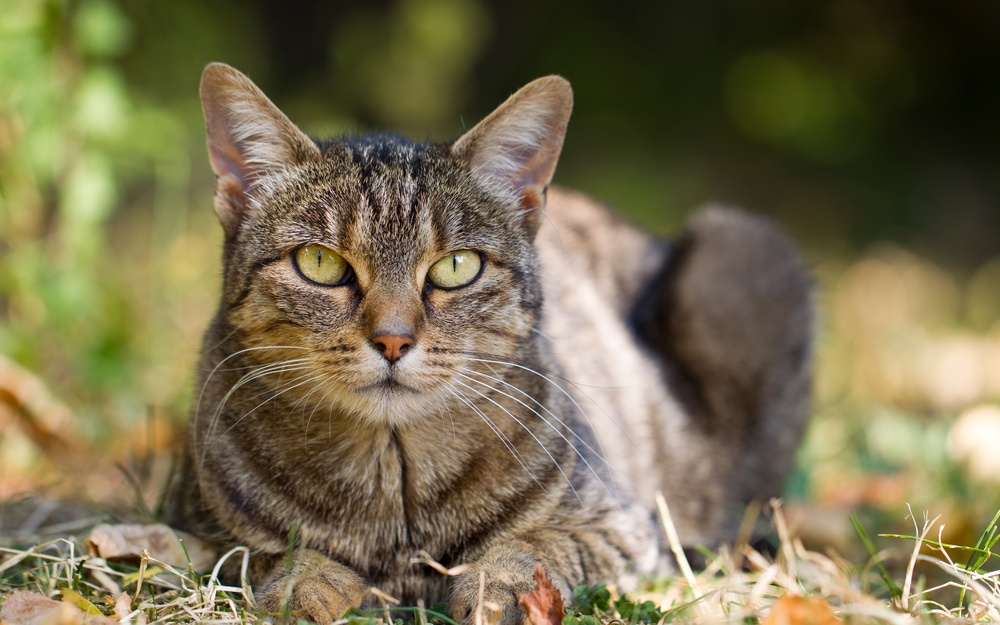
#> input picture lab8/data/cat.jpg, 1000 x 625 px, shrunk from 2560 x 1600 before the run
$ python 4.py
#> lines starting #> are read from the running program, lines starting #| are printed output that depends on the picture
from PIL import Image
import numpy as np

def bw_convert(path):
#> called with path = './data/cat.jpg'
    image = Image.open(path)
#> image is the input picture: PIL image 1000x625 RGB; mean R, G, B 118.7, 109.5, 78.2

    A = np.asarray(image, dtype=np.uint8)
    k = np.array([0.2989, 0.587, 0.114])

    w, h, _ = A.shape
#> w = 625; h = 1000
    A.reshape(w * h, 3)

    out = np.matmul(A, k)
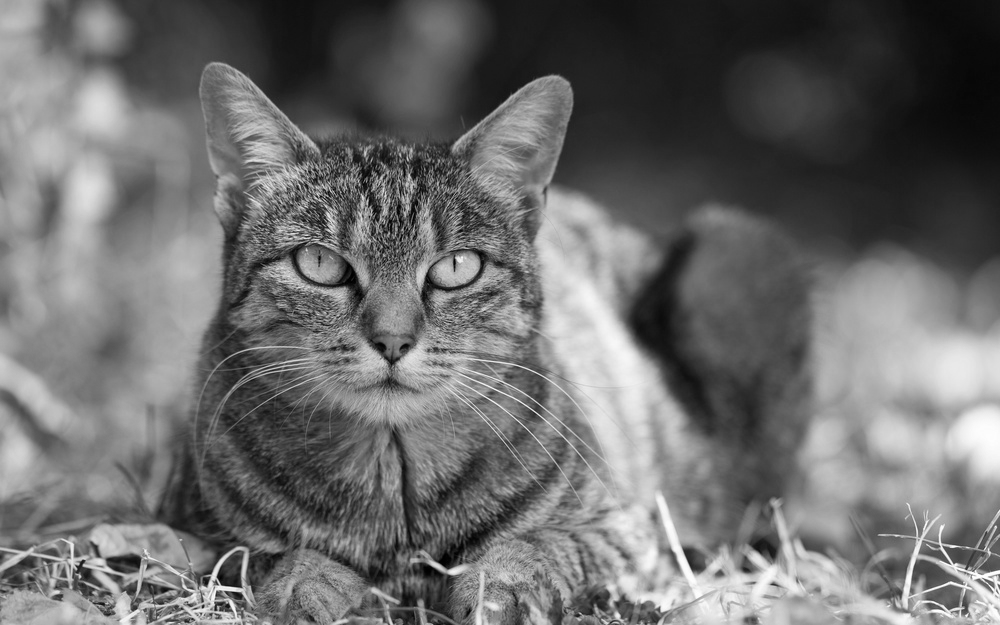
#> out: shape (625, 1000) float64; min 0, max 255, mean 108.7
    out.reshape(w, h)

    image_out = Image.fromarray(out.astype(np.uint8))
    image_out.save("./data/cat_2.jpg")

bw_convert("./data/cat.jpg")
